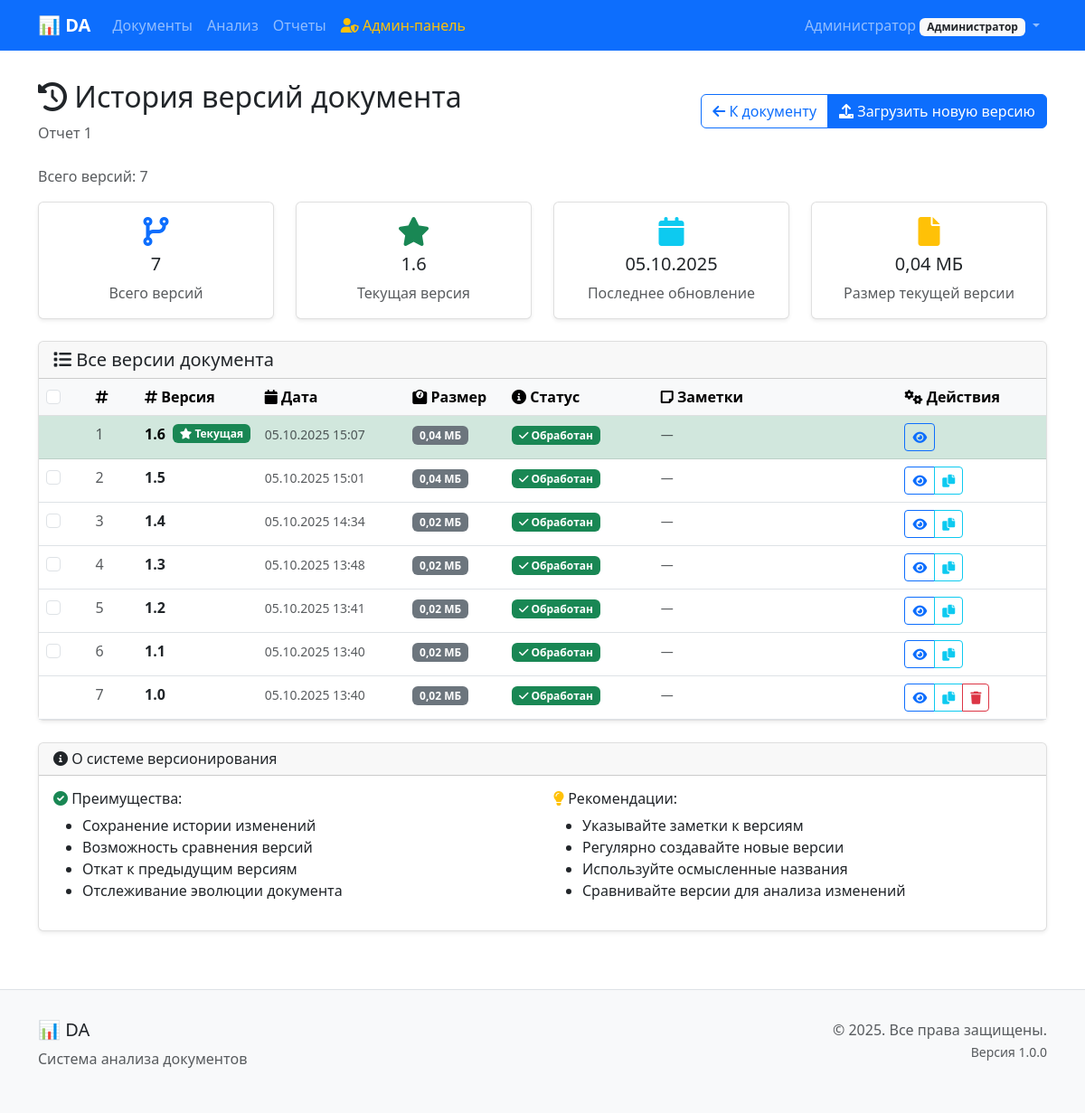
Page /documents/99/versions/ (signed in) on the earlier database version.
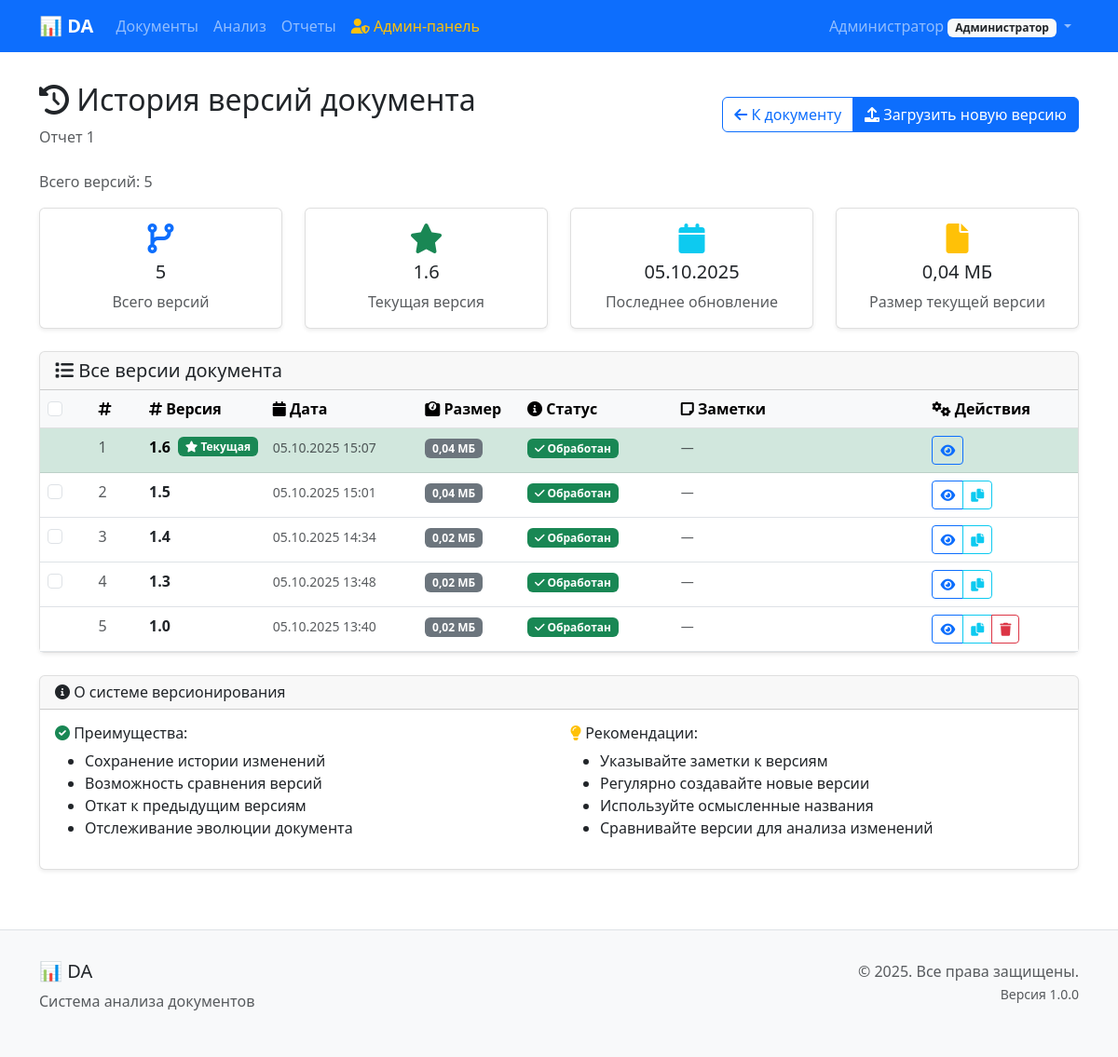
Same page on the later database version.
### documents/models.py (models this page shows, shortened)
class Document(models.Model):
    STATUS_CHOICES = [
        ('uploaded', 'Загружен'),
        ('processing', 'Обрабатывается'),
        ('processed', 'Обработан'),
        ('error', 'Ошибка'),
    ]
    title = models.CharField(
        max_length=255,
        verbose_name='Название документа'
    )
    filename = models.CharField(
        max_length=255,
        verbose_name='Имя файла'
    )
    file = models.FileField(
        upload_to='documents/%Y/%m/%d/',
        validators=[FileExtensionValidator(allowed_extensions=['docx'])],
        verbose_name='Файл документа'
    )
    file_size = models.BigIntegerField(
        verbose_name='Размер файла (байт)'
    )
    checksum = models.CharField(
        max_length=64,
        verbose_name='Контрольная сумма'
    )
    version = models.CharField(
        max_length=50,
        default='1.0',
        verbose_name='Версия'
    )
    status = models.CharField(
        max_length=20,
        choices=STATUS_CHOICES,
        default='uploaded',
        verbose_name='Статус'
    )
    upload_date = models.DateTimeField(
        auto_now_add=True,
        verbose_name='Дата загрузки'
    )
    processed_date = models.DateTimeField(
        null=True,
        blank=True,
        verbose_name='Дата обработки'
    )
    processing_error = models.TextField(
        blank=True,
        verbose_name='Ошибка обработки'
    )
    user = models.ForeignKey(
        User,
        on_delete=models.CASCADE,
        related_name='documents',
        verbose_name='Пользователь'
    )
    parent_document = models.ForeignKey(
        'self',
        on_delete=models.CASCADE,
        null=True,
        blank=True,
        related_name='versions',
        verbose_name='Родительский документ'
    )
    is_latest_version = models.BooleanField(
        default=True,
        verbose_name='Последняя версия'
    )
    version_notes = models.TextField(
        blank=True,
        verbose_name='Заметки к версии'
    )
    content_text = models.TextField(
        blank=True,
        verbose_name='Текстовое содержимое'
    )
    content_structure = models.JSONField(
        default=dict,
        blank=True,
        verbose_name='Структура документа'
    )
    metadata = models.JSONField(
        default=dict,
        blank=True,
        verbose_name='Метаданные'
    )
    class Meta:
        verbose_name = 'Документ'
        verbose_name_plural = 'Документы'
        ordering = ['-upload_date']
    def get_version_history(self):
        if self.parent_document:
            root_doc = self.get_root_document()
            from django.db.models import Q
            return Document.objects.filter(
                Q(id=root_doc.id) | Q(parent_document=root_doc)
            ).order_by('-upload_date')
        else:
            from django.db.models import Q
            return Document.objects.filter(
                Q(id=self.id) | Q(parent_document=self)
            ).order_by('-upload_date')
    def get_root_document(self):
        if self.parent_document:
            return self.parent_document.get_root_document()
        else:
            return self
    def get_latest_version(self):
        if self.parent_document:
            return self.parent_document.get_latest_version()
        else:
            latest = self.versions.filter(is_latest_version=True).first()
            return latest if latest else self
    def get_file_size_mb(self):
        if self.file_size:
            return round(self.file_size / (1024 * 1024), 2)
        return 0

### documents/views.py (the view)
# urls.py: path('<int:pk>/versions/', views.DocumentVersionHistoryView.as_view(), name='version_history'),
class DocumentVersionHistoryView(LoginRequiredMixin, DetailView):
    model = Document
    template_name = 'documents/document_version_history.html'
    context_object_name = 'document'
    def get_queryset(self):
        return Document.objects.filter(user=self.request.user)
    def get_context_data(self, **kwargs):
        context = super().get_context_data(**kwargs)
        document = self.get_object()
        root_document = document.get_root_document()
        versions = root_document.get_version_history()
        paginator = Paginator(versions, 10)  # 10 версий на страницу
        page_number = self.request.GET.get('page')
        page_obj = paginator.get_page(page_number)
        context['root_document'] = root_document
        context['versions'] = page_obj
        context['version_count'] = versions.count()
        context['latest_version'] = root_document.get_latest_version()
        context['page_obj'] = page_obj
        context['is_paginated'] = page_obj.has_other_pages()
        return context

### templates/documents/document_version_history.html (shortened to what the changed rows need)
{% extends 'base/base.html' %}
{% block content %}
<div class="row">
    <div class="col-12">
        <div class="d-flex justify-content-between align-items-center mb-4">
            <div>
                <h2><i class="fas fa-history"></i> История версий документа</h2>
                <p class="text-muted mb-0">{{ root_document.title }}</p>
            </div>
        </div>
        <div class="d-flex justify-content-between align-items-center mb-3">
            <div class="d-flex align-items-center">
                <div class="text-muted me-3">
                    Всего версий: {{ version_count }}
                </div>
            </div>
        </div>
        <div class="row mb-4">
            <div class="col-md-3">
                <div class="card text-center">
                    <div class="card-body">
                        <i class="fas fa-code-branch fa-2x text-primary mb-2"></i>
                        <h5 class="card-title">{{ version_count }}</h5>
                        <p class="card-text text-muted">Всего версий</p>
                    </div>
                </div>
            </div>
            <div class="col-md-3">
                <div class="card text-center">
                    <div class="card-body">
                        <i class="fas fa-star fa-2x text-success mb-2"></i>
                        <h5 class="card-title">{{ latest_version.version }}</h5>
                        <p class="card-text text-muted">Текущая версия</p>
                    </div>
                </div>
            </div>
            <div class="col-md-3">
                <div class="card text-center">
                    <div class="card-body">
                        <i class="fas fa-calendar fa-2x text-info mb-2"></i>
                        <h5 class="card-title">{{ latest_version.upload_date|date:"d.m.Y" }}</h5>
                        <p class="card-text text-muted">Последнее обновление</p>
                    </div>
                </div>
            </div>
            <div class="col-md-3">
                <div class="card text-center">
                    <div class="card-body">
                        <i class="fas fa-file fa-2x text-warning mb-2"></i>
                        <h5 class="card-title">{{ latest_version.get_file_size_mb }} МБ</h5>
                        <p class="card-text text-muted">Размер текущей версии</p>
                    </div>
                </div>
            </div>
        </div>
        {% if versions %}
            <div class="card">
                <div class="card-body p-0">
                    <div class="table-responsive">
                        <table class="table table-hover mb-0">
                            <thead class="table-light">
                                <tr>
                                    <th style="width: 5%;">
                                        <input type="checkbox" id="selectAllCheckbox" class="form-check-input">
                                    </th>
                                    <th style="width: 5%;"><i class="fas fa-hashtag"></i></th>
                                    <th style="width: 10%;"><i class="fas fa-hashtag"></i> Версия</th>
                                    <th style="width: 15%;"><i class="fas fa-calendar"></i> Дата</th>
                                    <th style="width: 10%;"><i class="fas fa-weight"></i> Размер</th>
                                    <th style="width: 15%;"><i class="fas fa-info-circle"></i> Статус</th>
                                    <th style="width: 25%;"><i class="fas fa-sticky-note"></i> Заметки</th>
                                    <th style="width: 15%;"><i class="fas fa-cogs"></i> Действия</th>
                                </tr>
                            </thead>
                            <tbody>
                                {% for version in versions %}
                                <tr class="{% if version.is_latest_version %}table-success{% endif %}">
                                    <td>
                                        {% if not version.is_latest_version and version.parent_document %}
                                            <input type="checkbox" class="form-check-input version-checkbox"
                                                   value="{{ version.id }}" data-version-id="{{ version.id }}">
                                        {% endif %}
                                    </td>
                                    <td class="text-muted">{{ forloop.counter|add:page_obj.start_index|add:"-1" }}</td>
                                    <td>
                                        <div class="d-flex align-items-center">
                                            <strong>{{ version.version }}</strong>
                                            {% if version.is_latest_version %}
                                                <span class="badge bg-success ms-2">
                                                    <i class="fas fa-star"></i> Текущая
                                                </span>
                                            {% endif %}
                                        </div>
                                    </td>
                                    <td>
                                        <small class="text-muted">{{ version.upload_date|date:"d.m.Y H:i" }}</small>
                                    </td>
                                    <td>
                                        <span class="badge bg-secondary">{{ version.get_file_size_mb }} МБ</span>
                                    </td>
                                    <td>
                                        {% if version.status == 'processed' %}
                                            <span class="badge bg-success"><i class="fas fa-check"></i> Обработан</span>
                                        {% elif version.status == 'processing' %}
                                            <span class="badge bg-info"><i class="fas fa-spinner fa-spin"></i> Обработка</span>
                                        {% elif version.status == 'error' %}
                                            <span class="badge bg-danger"><i class="fas fa-exclamation-triangle"></i> Ошибка</span>
                                        {% else %}
                                            <span class="badge bg-secondary"><i class="fas fa-clock"></i> Загружен</span>
                                        {% endif %}
                                    </td>
                                    <td>
                                        {% if version.version_notes %}
                                            <small class="text-muted">{{ version.version_notes|truncatechars:50 }}</small>
                                        {% else %}
                                            <small class="text-muted">—</small>
                                        {% endif %}
                                    </td>
                                    <td>
                                        <div class="btn-group btn-group-sm" role="group">
                                            <a href="{% url 'documents:detail' version.pk %}" class="btn btn-outline-primary" title="Просмотр">
                                                <i class="fas fa-eye"></i>
                                            </a>
                                            {% if not version.is_latest_version %}
                                                <a href="{% url 'documents:version_upload' version.pk %}" class="btn btn-outline-info" title="Создать версию от этой">
                                                    <i class="fas fa-copy"></i>
                                                </a>
                                            {% endif %}
                                            {% if not version.parent_document or versions.count > 1 %}
                                                <a href="{% url 'documents:version_delete' version.pk %}" class="btn btn-outline-danger" title="Удалить версию">
                                                    <i class="fas fa-trash"></i>
                                                </a>
                                            {% endif %}
                                        </div>
                                    </td>
                                </tr>
                                {% endfor %}
                            </tbody>
                        </table>
                    </div>
                </div>
            </div>
        {% endif %}
    </div>
</div>
{% endblock %}

Differences in the rows shown:
removed Document: version "1.2", upload_date "05.10.2025 13:41", get_file_size_mb "0,02", status "processed" (drawn), is_latest_version False (drawn)
removed Document: version "1.1", upload_date "05.10.2025 13:40", get_file_size_mb "0,02", status "processed" (drawn), is_latest_version False (drawn)
Other differences:
{{ version_count }}: "7" → "5"
